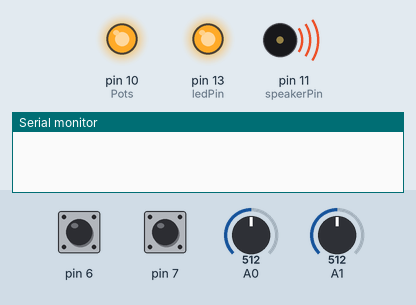
Bench run of a sketch on a simulated Arduino Uno, built with avr-gcc and run on an emulated ATmega328P. Shown: output pins drawn as LEDs (lit = HIGH), buzzer (waves = sounding), the last lines printed to the serial monitor. The test bench sets the inputs (shaded band); at power-on: pin 7 HIGH, pin 6 HIGH, A0 = 512, A1 = 512.

Above: at 1.2 s.
1.3 s: pin 7 pulled LOW for 0.15 s
At 1.46 s:
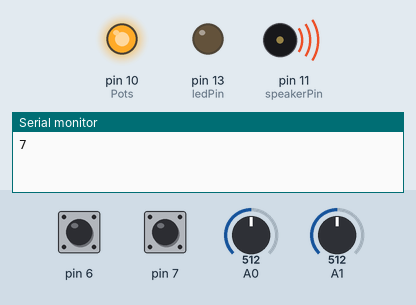
7.3 s: pin 6 pulled LOW for 0.15 s
At 8.9 s:
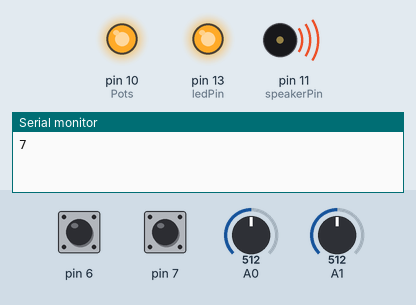
10.3 s: pin 6 pulled LOW for 1 s
At 11.07 s:
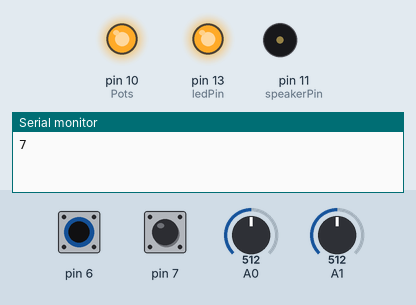
Timing chart, 0 to 13.3 s (numbered marks = the images above; inputs shaded):
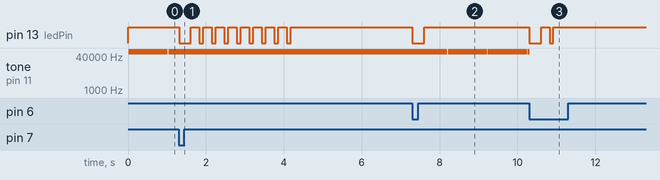

The sketch:

ByteseekerJr.ino
```cpp
// Byteseeker Jr.
// Adapted from Michael Smith's PCM Audio sketch on the Arduino Playground

#include <stdint.h>
#include <avr/interrupt.h>
#include <avr/io.h>
#include <avr/pgmspace.h>

#define SAMPLE_RATE 8000

int ledPin = 13;
int speakerPin = 11; // 11 is connected to Timer 2
int t=0;
unsigned int lastTime = 0;
unsigned int thisTime = 0;
volatile int a, b, c, d;
volatile int value;
int col;
int state = 1;
int states = 9;
int buttonPressed = 0;
volatile int aTop=99;
volatile int aBottom=0;
volatile int bTop=99;
volatile int bBottom=0;


void stopPlayback()
{
  // Disable playback per-sample interrupt.
  TIMSK1 &= ~_BV(OCIE1A);

  // Disable the per-sample timer completely.
  TCCR1B &= ~_BV(CS10);

  // Disable the PWM timer.
  TCCR2B &= ~_BV(CS10);

  digitalWrite(speakerPin, LOW);
}

// This is called at 8000 Hz to load the next sample.
ISR(TIMER1_COMPA_vect) {

  switch (state) {
  case 1:
    value = ((t&((t>>a)))+(t|((t>>b))))&(t>>(a+1))|(t>>a)&(t*(t>>b));
    aTop = 10;
    aBottom =0;
    bTop = 14;
    bBottom = 0;
    break;
  case 2:
    value =(t*(t>>(a/10)|t>>(b/10)))>>(t>>((b/10)*2));
    aTop = 10;
    aBottom =0;
    bTop = 16;
    bBottom = 0;
    break;
  case 3:
    value = t*(((t>>(a*3))|(t>>(10+a)))&(b&(t>>(a*2))));
    aTop = 6;
    aBottom =0;
    bTop = 50;
    bBottom = 0;
    break;
  case 4:
    value = t*(((t>>a)&(t>>8))&((b+73)&(t>>3)));
    aTop = 22;
    aBottom =0;
    bTop = 99;
    bBottom = 0;
    break;
  case 5:
    value = t*(((t>>a)|(t>>(b*2)))&(63&(t>>b)));
    aTop = 24;
    aBottom = 0;
    bTop = 8;
    bBottom = 0;
    break;
  case 6:
    value = ((t>>a&t)-(t>>a)+(t>>a&t))+(t*((t>>b)&b));
    aTop = 10;
    aBottom = 0;
    bTop = 28;
    bBottom = 0;
    break;
  case 7:
    value = ((t%42)*(t>>a)|(0x577338)-(t>>a))/(t>>b)^(t|(t>>a));
    aTop = 8;
    aBottom = 0;
    bTop = 32;
    bBottom = 0;
    break;
  case 8:
    value = (t>>a|t|t>>(t>>16))*b+((t>>(b+1))&(a+1));
    aTop = 12;
    aBottom = 0;
    bTop = 20;
    bBottom = 0;
    break;
  case 9:
    value = ((t*(t>>a|t>>(a+1))&b&t>>8))^(t&t>>13|t>>6);
    aTop = 16;
    aBottom = 0;
    bTop = 86;
    bBottom = 0;
    break;
  case 10:
    value = ((t>>32)*7|(t>>a)*8|(t>>b)*7)&(t>>7);
    aTop = 8;
    aBottom = 0;
    bTop = 22;
    bBottom = 0;
    break;

  }

  OCR2A = 0xff & value;
  ++t;
}

void startPlayback()
{
  pinMode(speakerPin, OUTPUT);
  pinMode (10, OUTPUT);  // Pots + side hooked up to this
  digitalWrite(10, HIGH);

  // Set up Timer 2 to do pulse width modulation on the speaker
  // pin.

  // Use internal clock (datasheet p.160)
  ASSR &= ~(_BV(EXCLK) | _BV(AS2));

  // Set fast PWM mode  (p.157)
  TCCR2A |= _BV(WGM21) | _BV(WGM20);
  TCCR2B &= ~_BV(WGM22);

  // Do non-inverting PWM on pin OC2A (p.155)
  // On the Arduino this is pin 11.
  TCCR2A = (TCCR2A | _BV(COM2A1)) & ~_BV(COM2A0);
  TCCR2A &= ~(_BV(COM2B1) | _BV(COM2B0));
  // No prescaler (p.158)
  TCCR2B = (TCCR2B & ~(_BV(CS12) | _BV(CS11))) | _BV(CS10);

  // Set initial pulse width to the first sample.
  OCR2A = 0;

  // Set up Timer 1 to send a sample every interrupt.
  cli();

  // Set CTC mode (Clear Timer on Compare Match) (p.133)
  // Have to set OCR1A *after*, otherwise it gets reset to 0!
  TCCR1B = (TCCR1B & ~_BV(WGM13)) | _BV(WGM12);
  TCCR1A = TCCR1A & ~(_BV(WGM11) | _BV(WGM10));

  // No prescaler (p.134)
  TCCR1B = (TCCR1B & ~(_BV(CS12) | _BV(CS11))) | _BV(CS10);

  // Set the compare register (OCR1A).
  // OCR1A is a 16-bit register, so we have to do this with
  // interrupts disabled to be safe.
  OCR1A = F_CPU / SAMPLE_RATE;    // 16e6 / 8000 = 2000

  // Enable interrupt when TCNT1 == OCR1A (p.136)
  TIMSK1 |= _BV(OCIE1A);

  sei();
}

void blinkNTimes(int n) {
  digitalWrite(13, LOW);
  delay(200);
  for (int i=0; i<n; i++) {
    digitalWrite(13, LOW);
    delay(100);
    digitalWrite(13, HIGH);
    delay(220);
  }
}
void setup() {


  pinMode(ledPin, OUTPUT);
  digitalWrite(ledPin, HIGH);
  pinMode(6, INPUT);
  digitalWrite(6, HIGH);
  pinMode(7, INPUT);
  digitalWrite(7, HIGH); // set pullup

  startPlayback();

  //printProg(0);
  lastTime = millis();
  thisTime = millis();
 Serial.begin(9600);   // Debugging
}

void loop() {
  // Is this working? May be broken by the timer action above
  thisTime = millis();
  if ((thisTime - lastTime) > 5) {
    //updateScreen();
    lastTime = thisTime;
    a = map(analogRead(0), 0, 1023, aBottom, aTop);
    b = map(analogRead(1), 0, 1023, bBottom, bTop);

    if ((digitalRead(6) == LOW) && (digitalRead(7) == LOW) && (buttonPressed = 1)) {
      state = 1;
      delay(20);
      digitalWrite(13, LOW);
      delay(400);
      blinkNTimes(1);
    }
    else if  ((digitalRead(6) == LOW) && (buttonPressed == 0)) {
       buttonPressed = 1;
      int exitFlag = 0;
      delay(2);
      for (int i = 0; i < 3; i++){
        if (digitalRead(6) == HIGH) {
          delay(2);
          exitFlag = 1;
        }
      }
      if (!exitFlag){
        state = (state + 1) % states;

        blinkNTimes(state);
      }
    }

    else  if ((digitalRead(7) == LOW) && (buttonPressed == 0)) {
      buttonPressed = 1;
      int exitFlag = 0;
      delay(10);
      for (int i = 0; i < 3; i++){
        if (digitalRead(7) == HIGH) {
          delay(2);
          exitFlag = 1;
        }
      }
      if (!exitFlag){
         Serial.println("7");
        state--;
        if (state <= 0) {
          state = states;
        }
        blinkNTimes(state);

      }
    }

    if ((digitalRead(6) == LOW) && (digitalRead(7) == LOW)) {
      state = 1;
    }
    if ((digitalRead(6) == HIGH)  && (digitalRead(7) == HIGH) && (buttonPressed == 1)) {
      buttonPressed = 0;
    }
  }
}
```

Measured:
- after the input at 1.3 s, pin 13 (ledPin): HIGH → LOW at once, then repeats every 0.32 s: HIGH 0.22 s, LOW 0.10 s, until it stays HIGH from 4.2 s; tone on pin 11 (speakerPin): stops changing and stays 62500 Hz
- after the input at 7.3 s, pin 13 (ledPin): HIGH → LOW at once, → HIGH 0.30 s later
- after the input at 10.3 s, pin 13 (ledPin): HIGH → LOW at once, → HIGH 0.30 s later, → LOW 0.22 s later, → HIGH 0.10 s later
